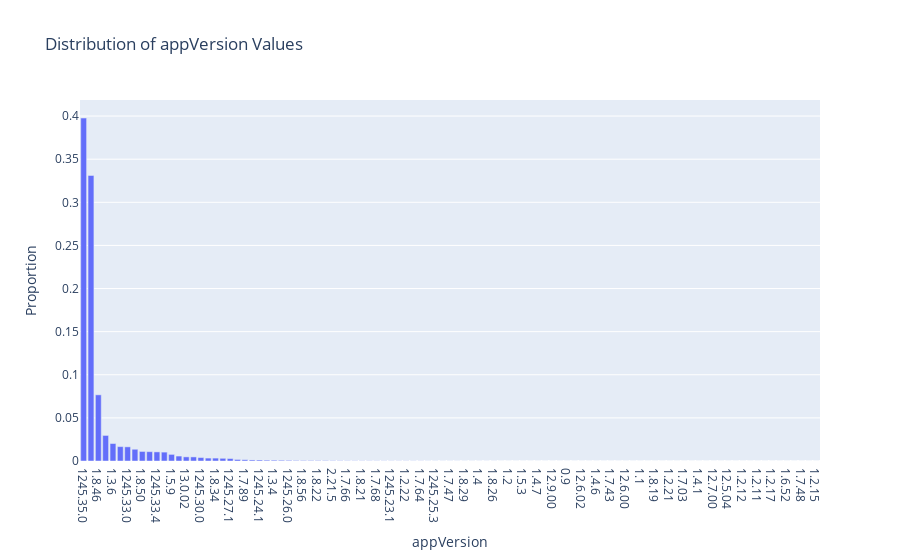

Source (notebook cell):
### Code cell
plot_vc(df_train, 'appVersion')
